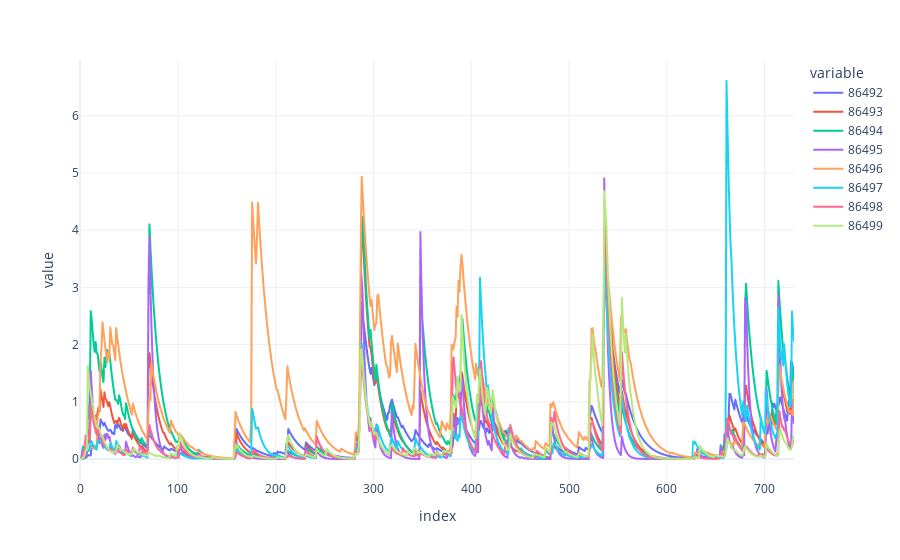

The cell this chart's notebook holds for it:
### Code cell
df_Qmm.plot()

### Figure 1 — Plotly figure (JSON) as saved in the notebook; plotly's stock layout.template omitted (floating-point values rounded to 4 significant figures; data arrays with more than 128 entries replaced by an {"elided": "..."} marker saying what was removed)
{"data": [{"hovertemplate": "variable=86492<br>index=%{x}<br>value=%{y}<extra></extra>", "legendgroup": "86492", "line": {"color": "#636efa", "dash": "solid"}, "marker": {"symbol": "circle"}, "mode": "lines", "name": "86492", "showlegend": true, "type": "scattergl", "x": {"elided": "731 int values"}, "xaxis": "x", "y": {"elided": "731 float values"}, "yaxis": "y"}, {"hovertemplate": "variable=86493<br>index=%{x}<br>value=%{y}<extra></extra>", "legendgroup": "86493", "line": {"color": "#EF553B", "dash": "solid"}, "marker": {"symbol": "circle"}, "mode": "lines", "name": "86493", "showlegend": true, "type": "scattergl", "x": {"elided": "731 int values"}, "xaxis": "x", "y": {"elided": "731 float values"}, "yaxis": "y"}, {"hovertemplate": "variable=86494<br>index=%{x}<br>value=%{y}<extra></extra>", "legendgroup": "86494", "line": {"color": "#00cc96", "dash": "solid"}, "marker": {"symbol": "circle"}, "mode": "lines", "name": "86494", "showlegend": true, "type": "scattergl", "x": {"elided": "731 int values"}, "xaxis": "x", "y": {"elided": "731 float values"}, "yaxis": "y"}, {"hovertemplate": "variable=86495<br>index=%{x}<br>value=%{y}<extra></extra>", "legendgroup": "86495", "line": {"color": "#ab63fa", "dash": "solid"}, "marker": {"symbol": "circle"}, "mode": "lines", "name": "86495", "showlegend": true, "type": "scattergl", "x": {"elided": "731 int values"}, "xaxis": "x", "y": {"elided": "731 float values"}, "yaxis": "y"}, {"hovertemplate": "variable=86496<br>index=%{x}<br>value=%{y}<extra></extra>", "legendgroup": "86496", "line": {"color": "#FFA15A", "dash": "solid"}, "marker": {"symbol": "circle"}, "mode": "lines", "name": "86496", "showlegend": true, "type": "scattergl", "x": {"elided": "731 int values"}, "xaxis": "x", "y": {"elided": "731 float values"}, "yaxis": "y"}, {"hovertemplate": "variable=86497<br>index=%{x}<br>value=%{y}<extra></extra>", "legendgroup": "86497", "line": {"color": "#19d3f3", "dash": "solid"}, "marker": {"symbol": "circle"}, "mode": "lines", "name": "86497", "showlegend": true, "type": "scattergl", "x": {"elided": "731 int values"}, "xaxis": "x", "y": {"elided": "731 float values"}, "yaxis": "y"}, {"hovertemplate": "variable=86498<br>index=%{x}<br>value=%{y}<extra></extra>", "legendgroup": "86498", "line": {"color": "#FF6692", "dash": "solid"}, "marker": {"symbol": "circle"}, "mode": "lines", "name": "86498", "showlegend": true, "type": "scattergl", "x": {"elided": "731 int values"}, "xaxis": "x", "y": {"elided": "731 float values"}, "yaxis": "y"}, {"hovertemplate": "variable=86499<br>index=%{x}<br>value=%{y}<extra></extra>", "legendgroup": "86499", "line": {"color": "#B6E880", "dash": "solid"}, "marker": {"symbol": "circle"}, "mode": "lines", "name": "86499", "showlegend": true, "type": "scattergl", "x": {"elided": "731 int values"}, "xaxis": "x", "y": {"elided": "731 float values"}, "yaxis": "y"}], "layout": {"legend": {"title": {"text": "variable"}, "tracegroupgap": 0}, "margin": {"t": 60}, "xaxis": {"anchor": "y", "domain": [0, 1], "title": {"text": "index"}}, "yaxis": {"anchor": "x", "domain": [0, 1], "title": {"text": "value"}}}}
